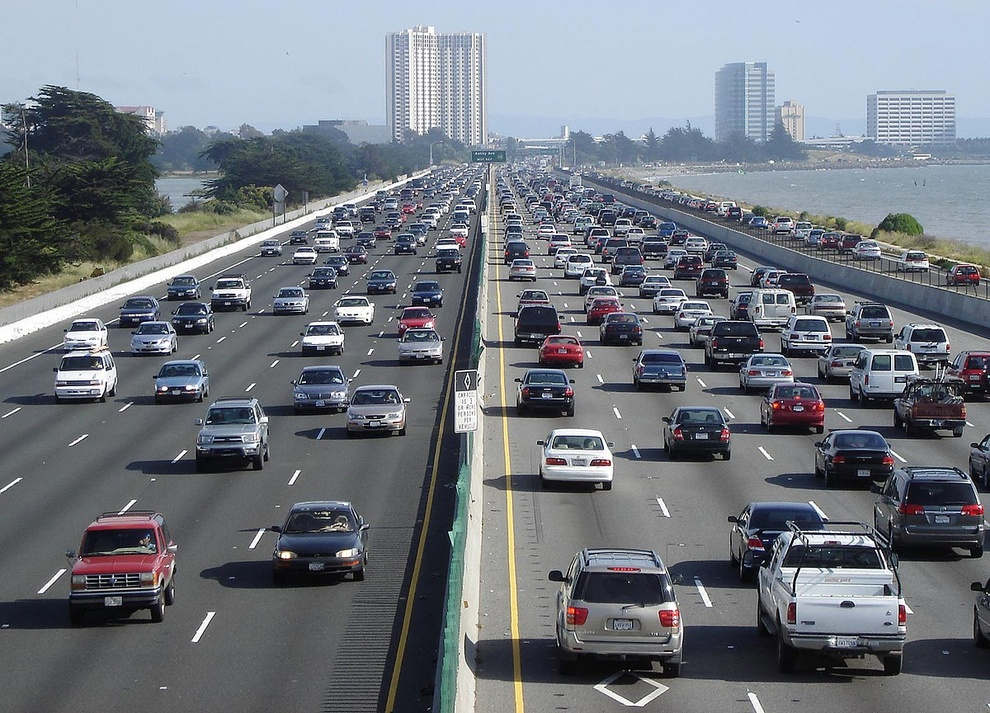
#> input picture 18.OPENCV/CONTENT FILES/highway.jpg, 990 x 713 px, shrunk from 1200 x 864 before the run, found by its file name
$ python cv.py
#> lines starting #> are read from the running program, lines starting #| are printed output that depends on the picture
import cv2
import numpy as np

# Load the image
img = cv2.imread("C:/Users/nath.debraj/Desktop/Python_training_tutordude/18.OPENCV/CONTENT FILES/highway.jpg", cv2.IMREAD_COLOR)
#> img is the input picture: shape (713, 990, 3); mean B, G, R 126.8, 119.2, 113.9

# Get the height and width of the image
height, width = img.shape[:2]
#> height = 713; width = 990

# Define the shift values (in pixels)
shift_x = 50
shift_y = 30

# Define the transformation matrix for shifting
M = np.float32([[1, 0, shift_x], [0, 1, shift_y]])

# Apply the translation to the image
shifted_img = cv2.warpAffine(img, M, (width, height))
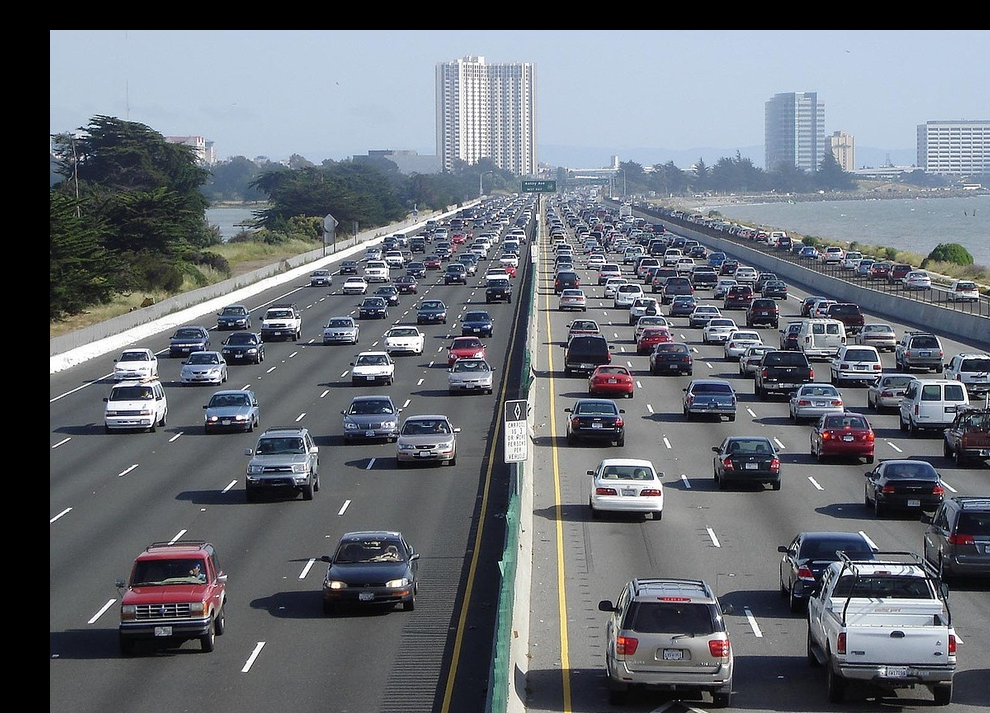
#> shifted_img: shape (713, 990, 3); mean B, G, R 116.1, 109, 103.9

# Display the original and shifted images
cv2.imshow('Original Image', img)
cv2.imshow('Shifted Image', shifted_img)

cv2.waitKey(0)
cv2.destroyAllWindows()

$ run again, with 18.OPENCV/CONTENT FILES/bird.jpg copied over 18.OPENCV/CONTENT FILES/highway.jpg
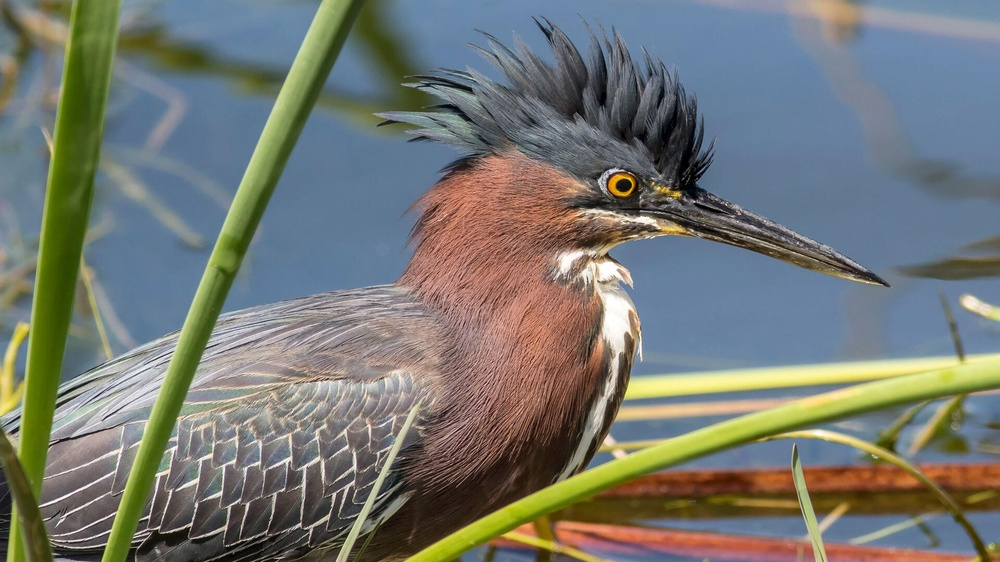
#> input picture 18.OPENCV/CONTENT FILES/bird.jpg, 1000 x 562 px, shrunk from 1920 x 1080 before the run, found by its file name
#> img is the input picture: shape (562, 1000, 3); mean B, G, R 114.6, 120.1, 116.8
#> `shifted_img = cv2.warpAffine(img, M, (width, height))`:
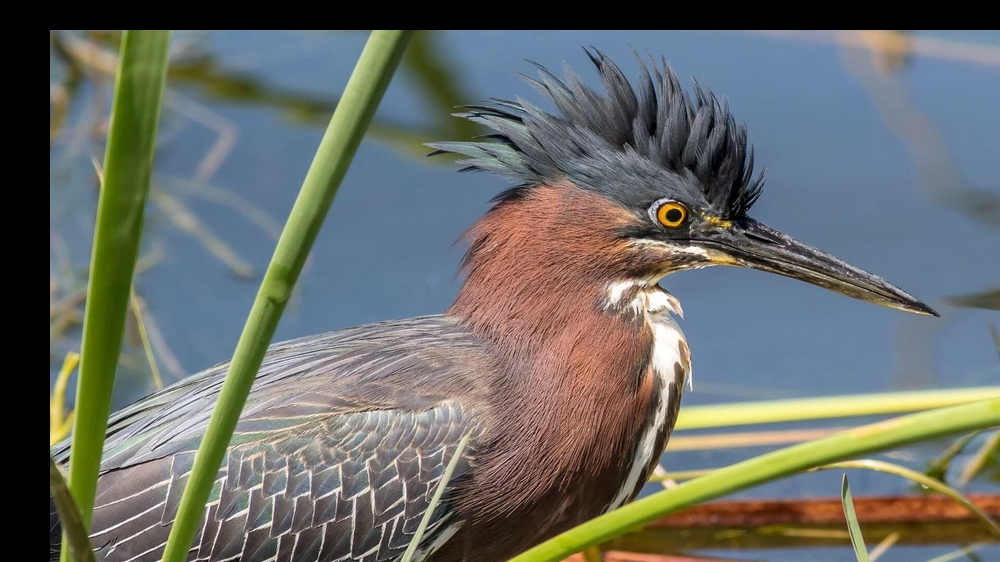
#> shifted_img: shape (562, 1000, 3); mean B, G, R 104.4, 109, 105.2
